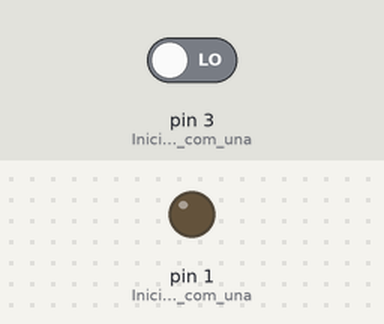
A sketch run on a simulated Arduino Uno, built with avr-gcc and run on an emulated ATmega328P. Shown: output pins drawn as LEDs (lit = HIGH). The inputs (shaded band) are chosen by the test bench; at power-on: pin 3 (Inicialitza_pin_3_com_una) LOW.

Above: at 1.2 s.
1.3 s: pin 3 (Inicialitza_pin_3_com_una) driven HIGH
At 2.5 s:
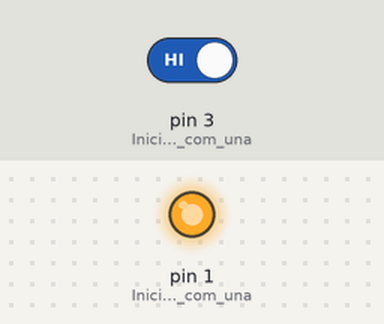
2.8 s: pin 3 (Inicialitza_pin_3_com_una) driven LOW
At 3.6 s:
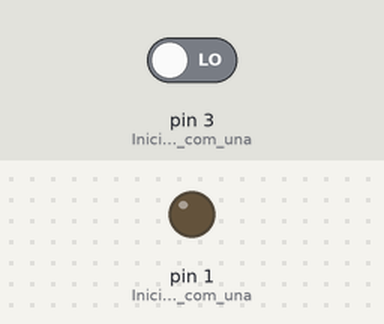
Timing chart, 0 to 5.8 s (numbered marks = the images above; inputs shaded):
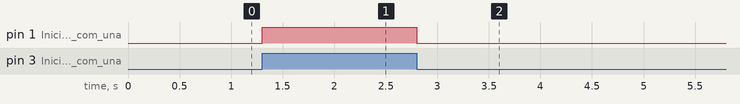

The sketch:

LedPolsador.ino
```cpp
/**********************************************************************************
**                                                                               **
**                               LedPolsador                                     **
**                                                                               **
**   NOM: Carles Bosch                                    DATA: 21 / 01 / 2017   **
**********************************************************************************/
//********** INCLUDE **************************************************************

//********** VARIABLES ************************************************************

//********** SETUP ****************************************************************
void setup() {               // S'executa un sol cop
pinMode( 1, OUTPUT);         // Inicialitza pin 1 com una sortida.
pinMode( 3, INPUT);          // Inicialitza pin 3 com una entrada.
}

//********** LOOP *****************************************************************
void loop() {                // S'executa repetidament
if (digitalRead(3)) {        // Si està activat...
digitalWrite(1, HIGH) ;      // Encén el LED
} else {                     // Si no està activat...
digitalWrite(1, LOW) ;       // Apaga el LED
}
}

//********** FUNCIONS *************************************************************
```

Measured:
- after the input at 1.3 s, pin 1 (Inicialitza_pin_1_com_una): LOW → HIGH at once
- after the input at 2.8 s, pin 1 (Inicialitza_pin_1_com_una): HIGH → LOW at once
